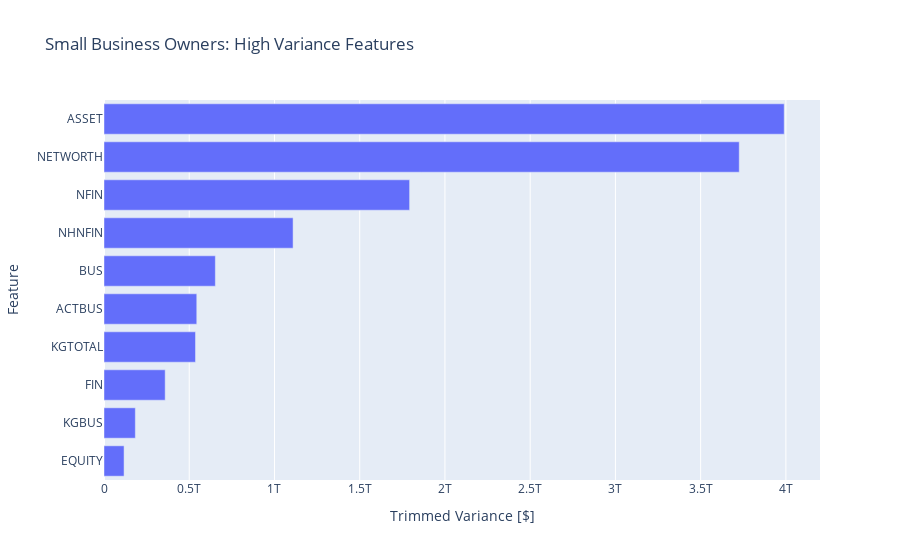

Notebook cell for this chart:
### Markdown cell above
#### Task 6.5.10

### Code cell
# Create horizontal bar chart of `top_ten_trim_var`
fig = px.bar(x=top_ten_trim_var,y=top_ten_trim_var.index,title="Small Business Owners: High Variance Features",orientation="h")
fig.update_layout(xaxis_title="Trimmed Variance [$]",yaxis_title="Feature")

fig.show()

### Figure 1 — Plotly figure (JSON) as saved in the notebook; plotly's stock layout.template omitted (floating-point values rounded to 4 significant figures)
{"data": [{"alignmentgroup": "True", "hovertemplate": "x=%{x}<br>y=%{y}<extra></extra>", "legendgroup": "", "marker": {"color": "#636efa", "pattern": {"shape": ""}}, "name": "", "offsetgroup": "", "orientation": "h", "showlegend": false, "textposition": "auto", "type": "bar", "x": [117700000000.0, 183800000000.0, 358900000000.0, 536800000000.0, 544200000000.0, 653200000000.0, 1109000000000.0, 1793000000000.0, 3726000000000.0, 3990000000000.0], "xaxis": "x", "y": ["EQUITY", "KGBUS", "FIN", "KGTOTAL", "ACTBUS", "BUS", "NHNFIN", "NFIN", "NETWORTH", "ASSET"], "yaxis": "y"}], "layout": {"barmode": "relative", "legend": {"tracegroupgap": 0}, "title": {"text": "Small Business Owners: High Variance Features"}, "xaxis": {"anchor": "y", "domain": [0, 1], "title": {"text": "Trimmed Variance [$]"}}, "yaxis": {"anchor": "x", "domain": [0, 1], "title": {"text": "Feature"}}}}
